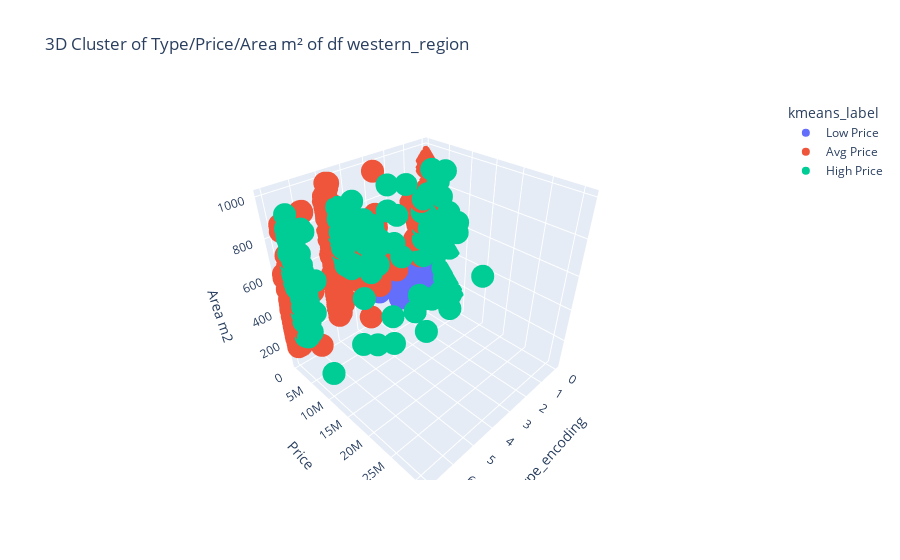

Notebook code cell kept with this figure:
### Markdown cell above
## 3D Chart

### Code cell
import plotly.express as px

# Create a temporary copy for plotting (without modifying X)
X_plot = X.copy()

# Ensure kmeans column exists and convert to integer type first (if needed)
if 'kmeans' in X_plot.columns:
    X_plot['kmeans'] = X_plot['kmeans'].astype(int)  # Ensure it's an integer
    X_plot['kmeans_label'] = X_plot['kmeans'].replace({0: 'Avg Price', 1: 'High Price', 2: 'Low Price'}).astype(str)  # Replace & Convert to string

# Create 3D scatter plot with updated labels
fig = px.scatter_3d(X_plot, x='Type_encoding', y='Price', z='Area m2',
                    color='kmeans_label', title="3D Cluster of Price of df western_region")

# Show the plot
fig.show()

### Figure 1 — Plotly figure (JSON) as saved in the notebook; plotly's stock layout.template omitted (floating-point values rounded to 4 significant figures; data arrays with more than 128 entries replaced by an {"elided": "..."} marker saying what was removed)
{"data": [{"hovertemplate": "kmeans_label=Low Price<br>Type_encoding=%{x}<br>Price=%{y}<br>Area m2=%{z}<extra></extra>", "legendgroup": "Low Price", "marker": {"color": "#636efa", "symbol": "circle"}, "mode": "markers", "name": "Low Price", "scene": "scene", "showlegend": true, "type": "scatter3d", "x": {"elided": "3432 int values"}, "y": {"elided": "3432 int values"}, "z": {"elided": "3432 int values"}}, {"hovertemplate": "kmeans_label=Avg Price<br>Type_encoding=%{x}<br>Price=%{y}<br>Area m2=%{z}<extra></extra>", "legendgroup": "Avg Price", "marker": {"color": "#EF553B", "symbol": "circle"}, "mode": "markers", "name": "Avg Price", "scene": "scene", "showlegend": true, "type": "scatter3d", "x": {"elided": "1710 int values"}, "y": {"elided": "1710 int values"}, "z": {"elided": "1710 int values"}}, {"hovertemplate": "kmeans_label=High Price<br>Type_encoding=%{x}<br>Price=%{y}<br>Area m2=%{z}<extra></extra>", "legendgroup": "High Price", "marker": {"color": "#00cc96", "symbol": "circle"}, "mode": "markers", "name": "High Price", "scene": "scene", "showlegend": true, "type": "scatter3d", "x": {"elided": "183 int values"}, "y": {"elided": "183 int values"}, "z": {"elided": "183 int values"}}], "layout": {"legend": {"title": {"text": "kmeans_label"}, "tracegroupgap": 0}, "scene": {"domain": {"x": [0, 1], "y": [0, 1]}, "xaxis": {"title": {"text": "Type_encoding"}}, "yaxis": {"title": {"text": "Price"}}, "zaxis": {"title": {"text": "Area m2"}}}, "title": {"text": "3D Cluster of Type/Price/Area m² of df western_region"}}}
